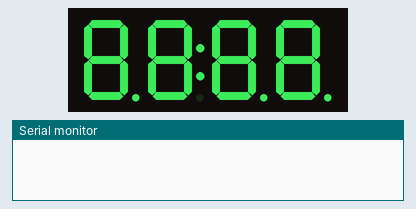
Simulated run of this sketch. Board: Arduino Uno, built with avr-gcc and run on an emulated ATmega328P. Parts: 4-digit seven-segment display, the last lines printed to the serial monitor.

Above: at 0.1 s.
At 2.1 s:
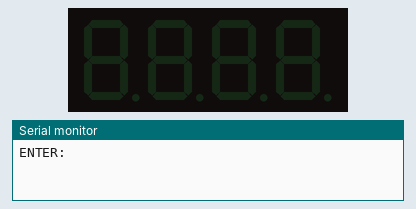
At 7.1 s:
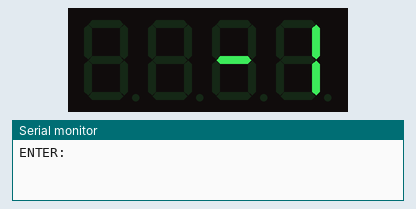

The sketch:

counter.ino
```cpp
// Include the library
#include <TM1637Display.h>

// Define the connections pins
#define CLK 8
#define DIO 9

// Create a display object of type TM1637Display
TM1637Display display = TM1637Display(CLK, DIO);

// Create an array that turns all segments ON
const uint8_t allON[] = {0xff, 0xff, 0xff, 0xff};

// Create an array that turns all segments OFF
const uint8_t allOFF[] = {0x00, 0x00, 0x00, 0x00};

// Create an array that sets individual segments per digit to display the word "dOnE"
const uint8_t done[] = {
  SEG_B | SEG_C | SEG_D | SEG_E | SEG_G,           // d
  SEG_A | SEG_B | SEG_C | SEG_D | SEG_E | SEG_F,   // O
  SEG_C | SEG_E | SEG_G,                           // n
  SEG_A | SEG_D | SEG_E | SEG_F | SEG_G            // E
};

// Create degree celsius symbol
const uint8_t celsius[] = {
  SEG_A | SEG_B | SEG_F | SEG_G,  // Degree symbol
  SEG_A | SEG_D | SEG_E | SEG_F   // C
};

void setup() {
Serial.begin(9600);
}

void loop() {
  // Set the brightness to 5 (0=dimmest 7=brightest)
  display.setBrightness(5);

  // Set all segments ON
  display.setSegments(allON);

  delay(2000);
  display.clear();

  // Show counter 0-9
  Serial.print("ENTER:");
  int i=Serial.read();
  delay(5000);
   display.showNumberDec(i);


  delay(2000);
  display.clear();

}
```

Measured:
- by itself, everything shown: repeats every 9.1 s, in 4 steps
- what the display in image 1 shows lasts 5.1 s, from 2.0 s to 7.1 s
- what the display in image 2 shows lasts 2.0 s, from 7.1 s to 9.1 s
